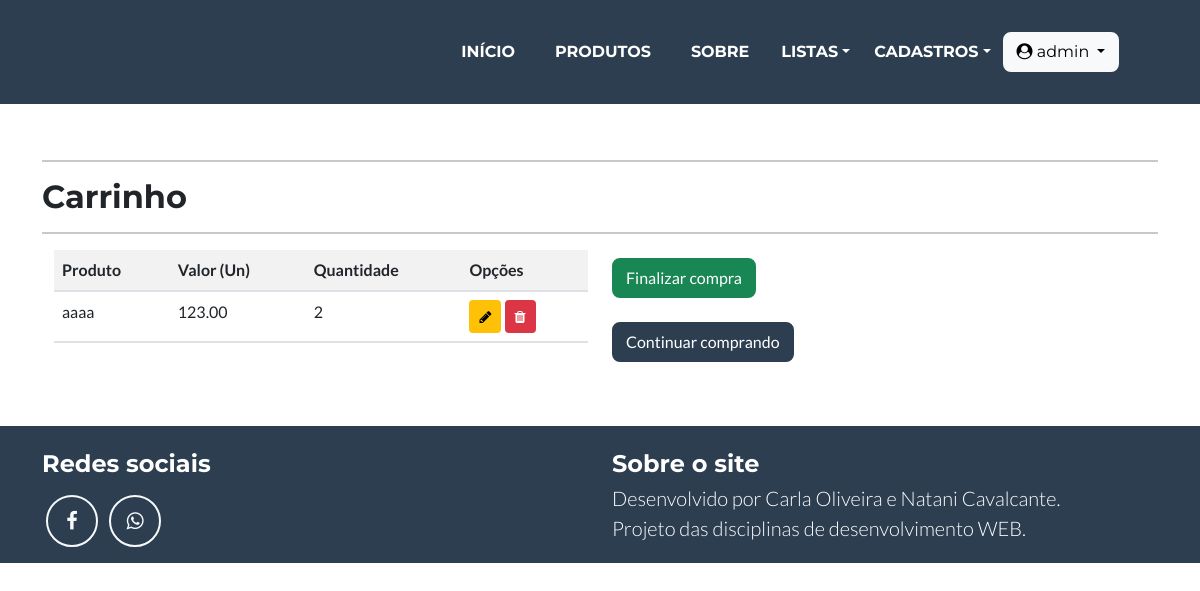
Page /carrinho/ (signed in) on the earlier database version.
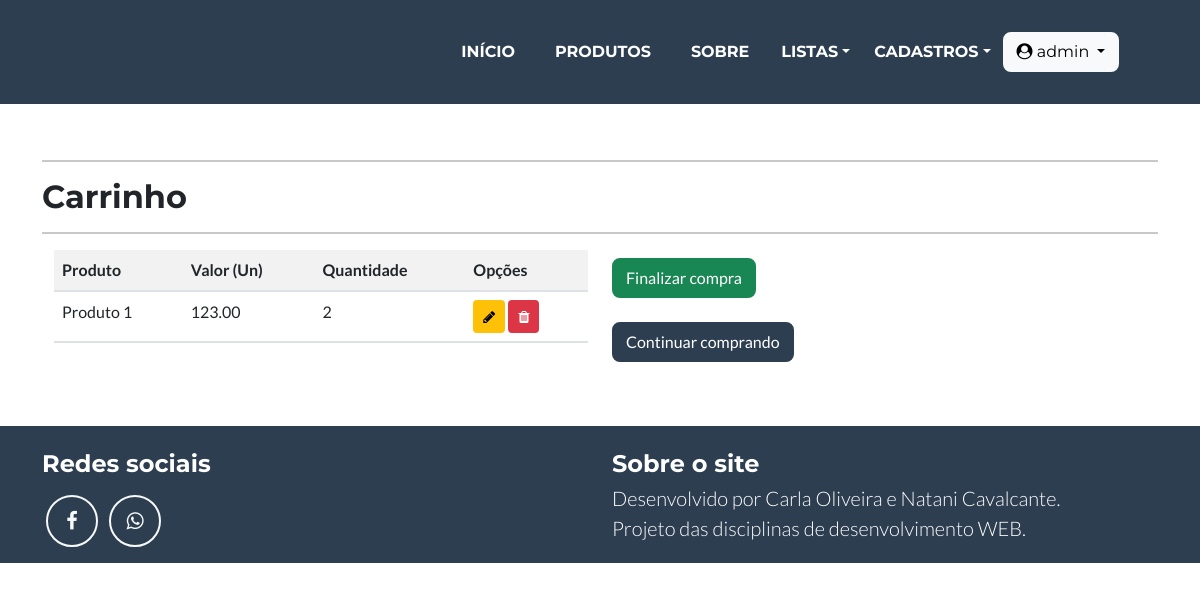
Same page on the later database version.
### cadastros/models.py (models this page shows, shortened)
class ItensVenda (models.Model):
    preco_unitario=models.DecimalField(max_digits=8, decimal_places=2, verbose_name="Preço unitário")
    quantidade=models.IntegerField()
    venda=models.ForeignKey(Venda, on_delete=models.PROTECT, null=True)
    produto=models.ForeignKey(Produto, on_delete=models.PROTECT)
    carrinho=models.BooleanField(default=True)
    usuario=models.ForeignKey(User, on_delete=models.PROTECT)

class Produto(models.Model):
    nome = models.CharField(max_length=50, verbose_name="Nome do produto", help_text="Insira o nome do produto")
    codigo = models.IntegerField(verbose_name="Código", null=True)
    preco = models.DecimalField(max_digits=8, decimal_places=2, verbose_name="Preço")
    descricao = models.CharField(max_length=20, verbose_name="Descrição")
    qtd_estoque = models.IntegerField()
    categoria = models.ForeignKey(Categoria, on_delete=models.PROTECT)

### cadastros/views.py (the view)
# urls.py: path('carrinho/', ItensVendaList.as_view(), name="listar-carrinho"),
class ItensVendaList(LoginRequiredMixin, ListView):
    login_url = reverse_lazy('login')
    model = ItensVenda
    template_name = 'cadastros/listas/carrinho.html'
    def get_queryset(self):
        self.object_list=ItensVenda.objects.filter(usuario=self.request.user, carrinho=True)
        return self.object_list
    def get_context_data(self, *args, **kwargs):
        context = super().get_context_data(*args, **kwargs)
        context['titulo'] = "Carrinho"
        return context

### cadastros/templates/cadastros/listas/carrinho.html
{% extends 'paginas/modelo.html' %}
{% load static %}
{% load crispy_forms_tags %}
{% block conteudo %}
<hr>
<h2>{{ titulo }}</h2>
<hr>
<div class="container">
    <div class="row">
        <div class="col md-7">
            <div class="table-responsive">
                <table class="table table-striped">
                    <tr>
                        <th>Produto</th>
                        <th>Valor (Un)</th>
                        <th>Quantidade</th>
                        <th>Opções</th>
                    </tr>
                    {% for ItensVenda in object_list %}
                    <tr>
                        <td>{{ItensVenda.produto.nome}}</td>
                        <td>{{ItensVenda.preco_unitario}}</td>
                        <td>{{ItensVenda.quantidade}}</td>
                        <td>
                            <a href="{% url 'editar-carrinho' ItensVenda.pk %}" class="btn btn-warning btn-sm" title="Editar">
                                <i class="fa fa-pencil" aria-hidden="true"></i>
                            </a>
                            <a href="{% url 'deletar-carrinho' ItensVenda.pk %}" class="btn btn-danger btn-sm" title="Excluir">
                                <i class="fa fa-trash" aria-hidden="true"></i>
                            </a>
                        </td>
                    </tr>
                    {% empty %}
                    <tr>
                        <td colspan="4">Não há itens no carrinho!</td>
                    </tr>
                    {% endfor %}
                </table>
            </div>
        </div>
        <div class="col md-5">
            <a href="{% url 'cadastrar-venda' %}" class="btn btn-success mb-3 my-2 me-2 text-center">Finalizar compra</a>
            <br>
            <a href="{% url 'listar-produto' %}" class="btn btn-secondary mb-3 my-2 me-2">Continuar comprando</a>
        </div>
    </div>
</div>
{% endblock %}

Differences in the rows shown:
changed through a linked row, ItensVenda: produto.nome "aaaa" → "Produto 1"
